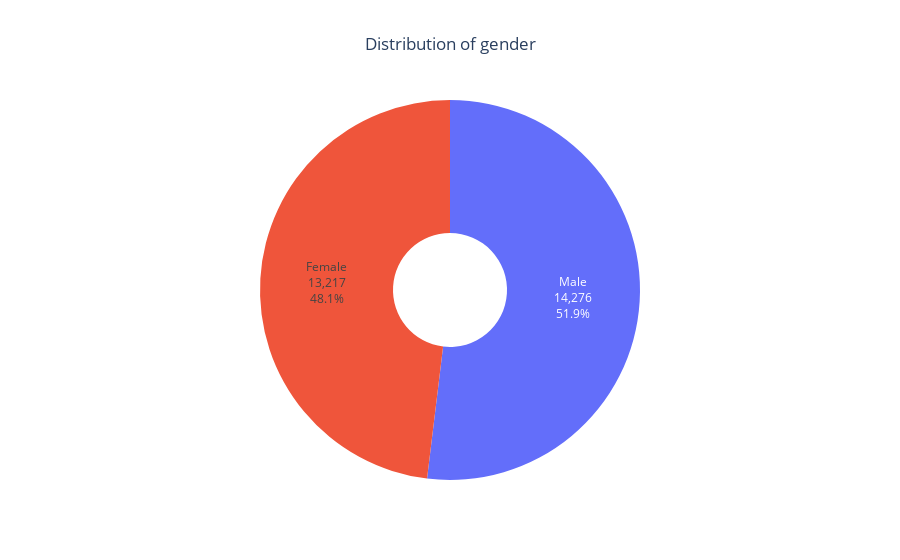

The notebook cell this image was saved under:
### Code cell
plot_distribution(df["gender"])

### Figure 1 — Plotly figure (JSON) as saved in the notebook; plotly's stock layout.template omitted (floating-point values rounded to 4 significant figures)
{"data": [{"hole": 0.3, "labels": ["Male", "Female"], "textinfo": "label+percent+value", "type": "pie", "values": [14276, 13217]}], "layout": {"showlegend": false, "title": {"text": "Distribution of gender", "x": 0.5}}}
